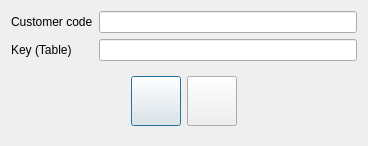
<?xml version="1.0" encoding="UTF-8"?>
<ui version="4.0">
 <class>DlgDebtCode</class>
 <widget class="QDialog" name="DlgDebtCode">
  <property name="geometry">
   <rect>
    <x>0</x>
    <y>0</y>
    <width>368</width>
    <height>140</height>
   </rect>
  </property>
  <property name="windowTitle">
   <string>Dialog</string>
  </property>
  <layout class="QHBoxLayout" name="horizontalLayout_2">
   <item>
    <layout class="QGridLayout" name="gridLayout">
     <item row="2" column="0" colspan="2">
      <widget class="QWidget" name="widget" native="true">
       <layout class="QHBoxLayout" name="horizontalLayout">
        <item>
         <spacer name="horizontalSpacer">
          <property name="orientation">
           <enum>Qt::Horizontal</enum>
          </property>
          <property name="sizeHint" stdset="0">
           <size>
            <width>40</width>
            <height>20</height>
           </size>
          </property>
         </spacer>
        </item>
        <item>
         <widget class="QPushButton" name="btnOk">
          <property name="minimumSize">
           <size>
            <width>50</width>
            <height>50</height>
           </size>
          </property>
          <property name="maximumSize">
           <size>
            <width>50</width>
            <height>50</height>
           </size>
          </property>
          <property name="text">
           <string/>
          </property>
          <property name="icon">
           <iconset resource="../core_gui/res.qrc">
            <normaloff>:/new/prefix1/res/icons/ok.png</normaloff>:/new/prefix1/res/icons/ok.png</iconset>
          </property>
          <property name="iconSize">
           <size>
            <width>48</width>
            <height>48</height>
           </size>
          </property>
         </widget>
        </item>
        <item>
         <widget class="QPushButton" name="btnCancel">
          <property name="minimumSize">
           <size>
            <width>50</width>
            <height>50</height>
           </size>
          </property>
          <property name="maximumSize">
           <size>
            <width>50</width>
            <height>50</height>
           </size>
          </property>
          <property name="text">
           <string/>
          </property>
          <property name="icon">
           <iconset resource="../core_gui/res.qrc">
            <normaloff>:/new/prefix1/res/icons/cancel.png</normaloff>:/new/prefix1/res/icons/cancel.png</iconset>
          </property>
          <property name="iconSize">
           <size>
            <width>48</width>
            <height>48</height>
           </size>
          </property>
         </widget>
        </item>
        <item>
         <spacer name="horizontalSpacer_2">
          <property name="orientation">
           <enum>Qt::Horizontal</enum>
          </property>
          <property name="sizeHint" stdset="0">
           <size>
            <width>40</width>
            <height>20</height>
           </size>
          </property>
         </spacer>
        </item>
       </layout>
      </widget>
     </item>
     <item row="1" column="0">
      <widget class="QLabel" name="label_2">
       <property name="text">
        <string>Key (Table)</string>
       </property>
      </widget>
     </item>
     <item row="0" column="0">
      <widget class="QLabel" name="label">
       <property name="text">
        <string>Customer code</string>
       </property>
      </widget>
     </item>
     <item row="0" column="1">
      <widget class="QLineEdit" name="leCustomer"/>
     </item>
     <item row="1" column="1">
      <widget class="QLineEdit" name="leKey"/>
     </item>
    </layout>
   </item>
  </layout>
 </widget>
 <tabstops>
  <tabstop>leCustomer</tabstop>
  <tabstop>leKey</tabstop>
  <tabstop>btnOk</tabstop>
  <tabstop>btnCancel</tabstop>
 </tabstops>
 <resources>
  <include location="../core_gui/res.qrc"/>
 </resources>
 <connections/>
</ui>
